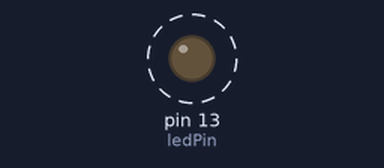
The sketch below on a simulated Arduino Uno, built with avr-gcc and run on an emulated ATmega328P. Parts: output pins drawn as LEDs (lit = HIGH). Dashed ring = blinking.

Above: at 0.15 s.
Timing chart, 0 to 3.0 s (numbered marks = the images above):
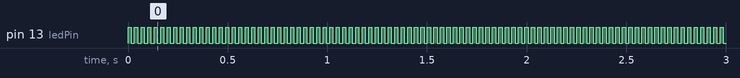

The sketch:

timer_interrupt_solution_code.ino
```cpp
#define ledPin 13
int i = 1;
void setup() {
cli();               //to reinitialize all interupts
TCCR1A = B00000000;  //clear whole register
TCCR1B = B00001101;  //setting up prescaler to 1024
OCR1AH = 0x00;       //high byte of compare match register
OCR1AL = 0xFE;       //low byte of compare match register
TIMSK1 = B00000010;  //enabling timer interrupt on compare match register A
sei();               //to enable all interrupts

pinMode(13,OUTPUT);
}
ISR(TIMER1_COMPA_vect)     //writing ISR with vector for timer 1
{
  if (i == 1)
  {
  digitalWrite(ledPin, HIGH);
  i = 2;
  }
  else {
   digitalWrite(ledPin, LOW);
   i = 1;
  }

}
void loop() {

}
```

Measured:
- by itself, pin 13 (ledPin): alternates HIGH for 0.02 s and LOW for 0.02 s
